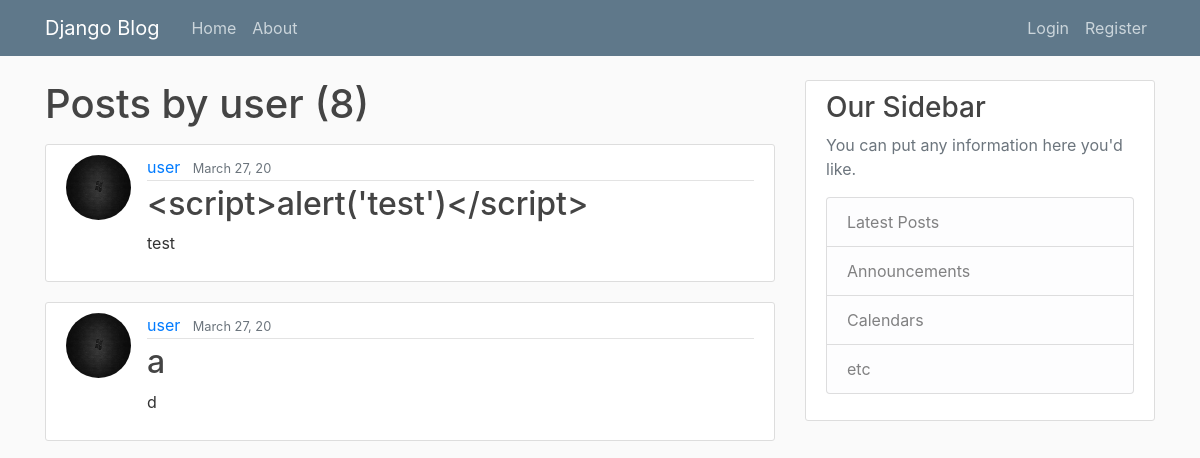
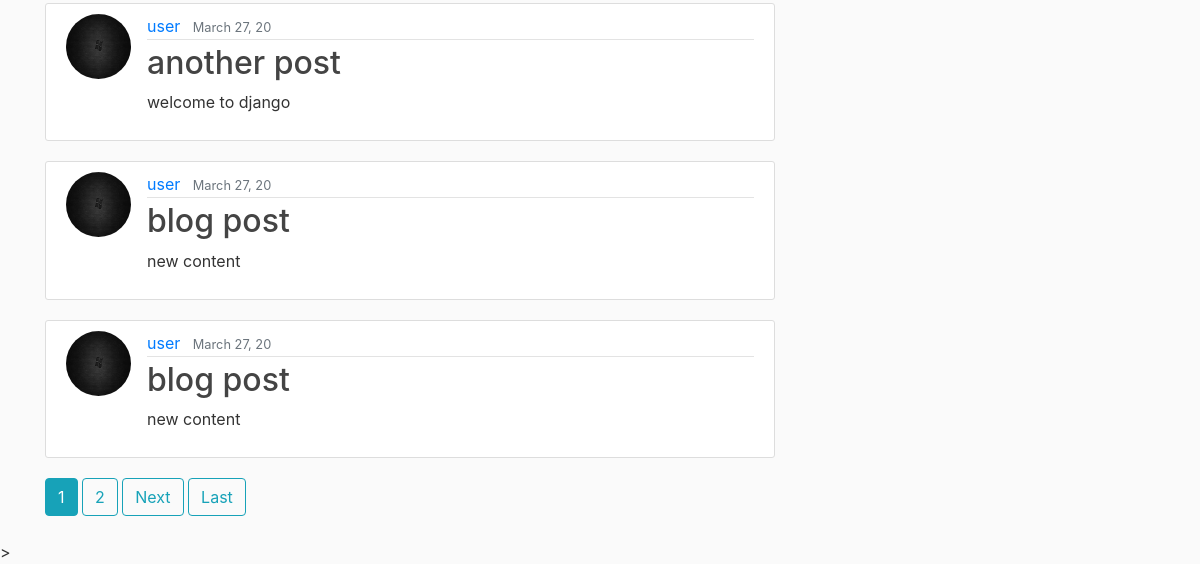
Page /user/user on the earlier database version (2 pictures, top to bottom).
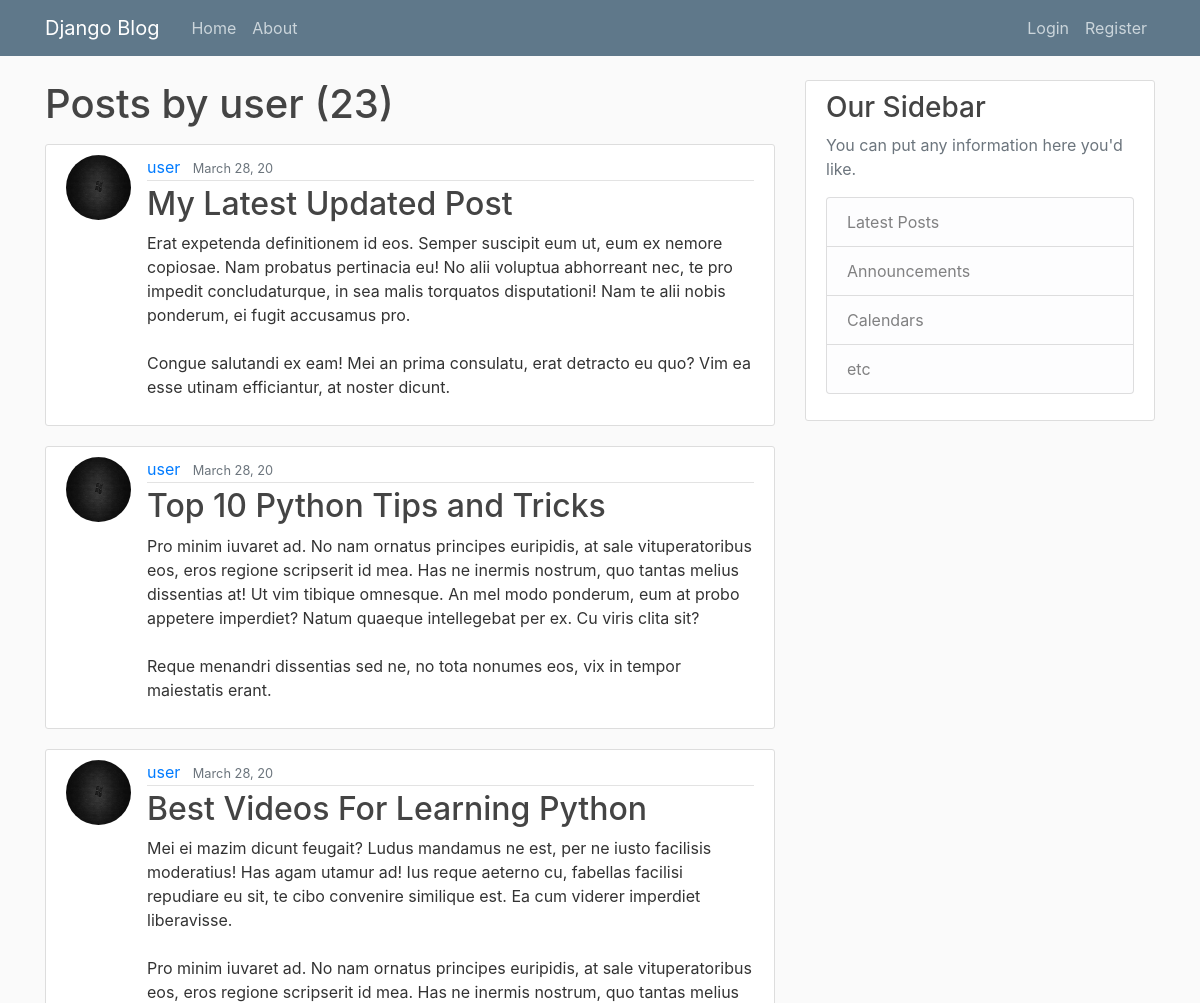
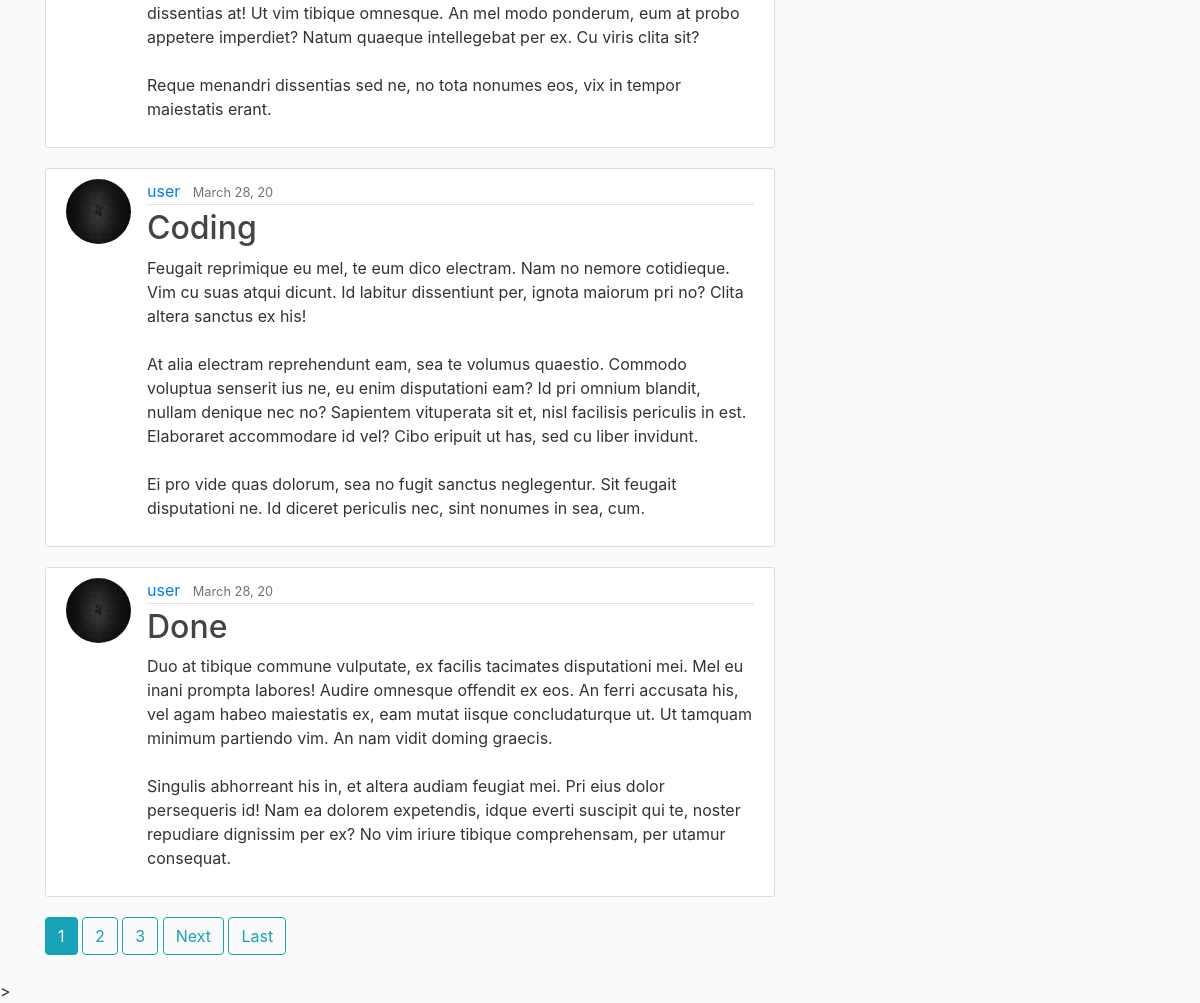
Same page on the later database version (2 pictures, top to bottom).
### blog/models.py (models this page shows, shortened)
class Post(models.Model):
    title = models.CharField(max_length=100)
    content = models.TextField()
    date_posted = models.DateTimeField(default=timezone.now)
    author = models.ForeignKey(User, on_delete=models.CASCADE)

### users/models.py (models this page shows, shortened)
class Profile(models.Model):
    user = models.OneToOneField(User, on_delete=models.CASCADE)
    image = models.ImageField(default='default.jpg', upload_to='profile_pics')

### blog/views.py (the view)
# urls.py: path('user/<str:username>', UserPostListView.as_view(), name="user-posts"),
class UserPostListView(ListView):
    model = Post
    template_name = 'blog/user_posts.html'
    context_object_name = "posts"
    paginate_by = 5
    def get_queryset(self):
        user = get_object_or_404(User, username=self.kwargs.get('username'))
        return Post.objects.filter(author=user).order_by('-date_posted')

### blog/templates/blog/user_posts.html (shortened to what this page needs)
{% extends "blog/base.html" %}
{% block content %}
<h1 class="mb-3">Posts by {{ view.kwargs.username }} ({{ page_obj.paginator.count }})</h1>
    {% for post in posts %}
    <article class="media content-section">
      <img src="{{ post.author.profile.image.url }}" alt="{{ post.title }}" class="rounded-circle article-img">
        <div class="media-body">
          <div class="article-metadata">
            <a class="mr-2" href="{% url 'user-posts' post.author.username %}">{{ post.author }}</a>
            <small class="text-muted">{{ post.date_posted |date:"F d, y" }}</small>
          </div>
          <h2><a class="article-title" href="{% url 'post-detail' post.id %}">{{ post.title }}</a></h2>
          <p class="article-content">{{ post.content }}</p>
        </div>
      </article>
    {% endfor %}
    {% if is_paginated %}
      {% for num in page_obj.paginator.page_range %}
        {% if page_obj.number == num %}
        <a href="?page={{ num }}" class="btn btn-info mb-4">{{ num }}</a>
        {% elif num > page_obj.number|add:'-3' and num < page_obj.number|add:'3' %}
        <a href="?page={{ num }}" class="btn btn-outline-info mb-4">{{ num }}</a>
        {% endif %}
      {% endfor %}
      {% if page_obj.has_next %}
        <a href="?page={{ page_obj.next_page_number }}" class="btn btn-outline-info mb-4">Next</a>
        <a href="?page={{ page_obj.paginator.num_pages }}" class="btn btn-outline-info mb-4">Last</a>
      {% endif %}
    {% endif %}
{% endblock content %}

Differences in the rows shown:
no longer on this page (row unchanged): Post: author.profile.image (picture), author "user", date_posted "March 27, 20", title "<script>alert('test')</script>", content "test"
no longer on this page (row unchanged): Post: author.profile.image (picture), author "user", date_posted "March 27, 20", title "a", content "d"
no longer on this page (row unchanged): Post: author.profile.image (picture), author "user", date_posted "March 27, 20", title "another post", content "welcome to django"
no longer on this page (row unchanged): Post: author.profile.image (picture), author "user", date_posted "March 27, 20", title "blog post", content "new content"
no longer on this page (row unchanged): Post: author.profile.image (picture), author "user", date_posted "March 27, 20", title "blog post", content "new content"
added Post: author.profile.image (picture), author "user", date_posted "March 28, 20", title "My Latest Updated Post", content "Erat expetenda definitionem id eos. Semper suscipit eum ut, eum ex nemore copiosae. Nam probatus pertinacia eu! No alii voluptua abhorreant nec, te pro impedit concludaturque, in sea malis torquatos disputationi! Nam te alii nobis ponderum, ei fugit accusamus pro. Congue salutandi ex eam! Mei an prima consulatu, erat detracto eu quo? Vim ea esse utinam efficiantur, at noster dicunt."
added Post: author.profile.image (picture), author "user", date_posted "March 28, 20", title "Top 10 Python Tips and Tricks", content "Pro minim iuvaret ad. No nam ornatus principes euripidis, at sale vituperatoribus eos, eros regione scripserit id mea. Has ne inermis nostrum, quo tantas melius dissentias at! Ut vim tibique omnesque. An mel modo ponderum, eum at probo appetere imperdiet? Natum quaeque intellegebat per ex. Cu viris clita sit? Reque menandri dissentias sed ne, no tota nonumes eos, vix in tempor maiestatis erant."
added Post: author.profile.image (picture), author "user", date_posted "March 28, 20", title "Best Videos For Learning Python", content "Mei ei mazim dicunt feugait? Ludus mandamus ne est, per ne iusto facilisis moderatius! Has agam utamur ad! Ius reque aeterno cu, fabellas facilisi repudiare eu sit, te cibo convenire similique est. Ea cum viderer imperdiet liberavisse. Pro minim iuvaret ad. No nam ornatus principes euripidis, at sale vituperatoribus eos, eros regione scripserit id mea. Has ne inermis nostrum, quo tantas melius dissentias at! Ut vim tibique omnesque. An mel modo ponderum, eum at probo appetere imperdiet? Natum quaeque intellegebat per ex. Cu viris clita sit? Reque menandri dissentias sed ne, no tota nonumes eos, vix in tempor maiestatis erant."
added Post: author.profile.image (picture), author "user", date_posted "March 28, 20", title "Coding", content "Feugait reprimique eu mel, te eum dico electram. Nam no nemore cotidieque. Vim cu suas atqui dicunt. Id labitur dissentiunt per, ignota maiorum pri no? Clita altera sanctus ex his! At alia electram reprehendunt eam, sea te volumus quaestio. Commodo voluptua senserit ius ne, eu enim disputationi eam? Id pri omnium blandit, nullam denique nec no? Sapientem vituperata sit et, nisl facilisis periculis in est. Elaboraret accommodare id vel? Cibo eripuit ut has, sed cu liber invidunt. Ei pro vide quas dolorum, sea no fugit sanctus neglegentur. Sit feugait disputationi ne. Id diceret periculis nec, sint nonumes in sea, cum."
added Post: author.profile.image (picture), author "user", date_posted "March 28, 20", title "Done", content "Duo at tibique commune vulputate, ex facilis tacimates disputationi mei. Mel eu inani prompta labores! Audire omnesque offendit ex eos. An ferri accusata his, vel agam habeo maiestatis ex, eam mutat iisque concludaturque ut. Ut tamquam minimum partiendo vim. An nam vidit doming graecis. Singulis abhorreant his in, et altera audiam feugiat mei. Pri eius dolor persequeris id! Nam ea dolorem expetendis, idque everti suscipit qui te, noster repudiare dignissim per ex? No vim iriure tibique comprehensam, per utamur consequat."
Other differences:
{{ page_obj.paginator.count }}: "8" → "23"
new list line: "3"
